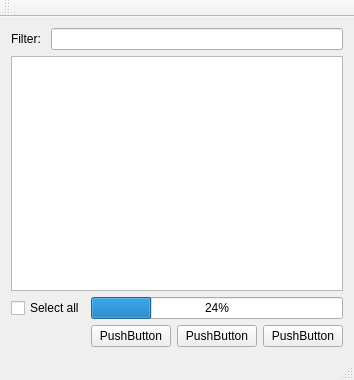
<?xml version="1.0" encoding="UTF-8"?>
<ui version="4.0">
 <class>DataTransfer</class>
 <widget class="QMainWindow" name="DataTransfer">
  <property name="geometry">
   <rect>
    <x>0</x>
    <y>0</y>
    <width>326</width>
    <height>380</height>
   </rect>
  </property>
  <property name="windowTitle">
   <string>DataTransfer</string>
  </property>
  <widget class="QWidget" name="centralWidget">
   <layout class="QGridLayout" name="gridLayout">
    <item row="3" column="4">
     <widget class="QPushButton" name="pushButton_3">
      <property name="text">
       <string>PushButton</string>
      </property>
     </widget>
    </item>
    <item row="3" column="3">
     <widget class="QPushButton" name="pushButton_2">
      <property name="text">
       <string>PushButton</string>
      </property>
     </widget>
    </item>
    <item row="3" column="2">
     <widget class="QPushButton" name="pushButton">
      <property name="text">
       <string>PushButton</string>
      </property>
     </widget>
    </item>
    <item row="0" column="1" colspan="4">
     <widget class="QLineEdit" name="lineEdit"/>
    </item>
    <item row="2" column="2" colspan="3">
     <widget class="QProgressBar" name="progressBar">
      <property name="value">
       <number>24</number>
      </property>
     </widget>
    </item>
    <item row="2" column="0" colspan="2">
     <widget class="QCheckBox" name="checkBox">
      <property name="text">
       <string>Select all</string>
      </property>
     </widget>
    </item>
    <item row="0" column="0">
     <widget class="QLabel" name="label">
      <property name="text">
       <string>Filter:</string>
      </property>
     </widget>
    </item>
    <item row="1" column="0" colspan="5">
     <widget class="QTableView" name="tableView"/>
    </item>
   </layout>
  </widget>
  <widget class="QMenuBar" name="menuBar">
   <property name="geometry">
    <rect>
     <x>0</x>
     <y>0</y>
     <width>326</width>
     <height>21</height>
    </rect>
   </property>
  </widget>
  <widget class="QToolBar" name="mainToolBar">
   <attribute name="toolBarArea">
    <enum>TopToolBarArea</enum>
   </attribute>
   <attribute name="toolBarBreak">
    <bool>false</bool>
   </attribute>
  </widget>
  <widget class="QStatusBar" name="statusBar"/>
 </widget>
 <layoutdefault spacing="6" margin="11"/>
 <resources/>
 <connections/>
</ui>
